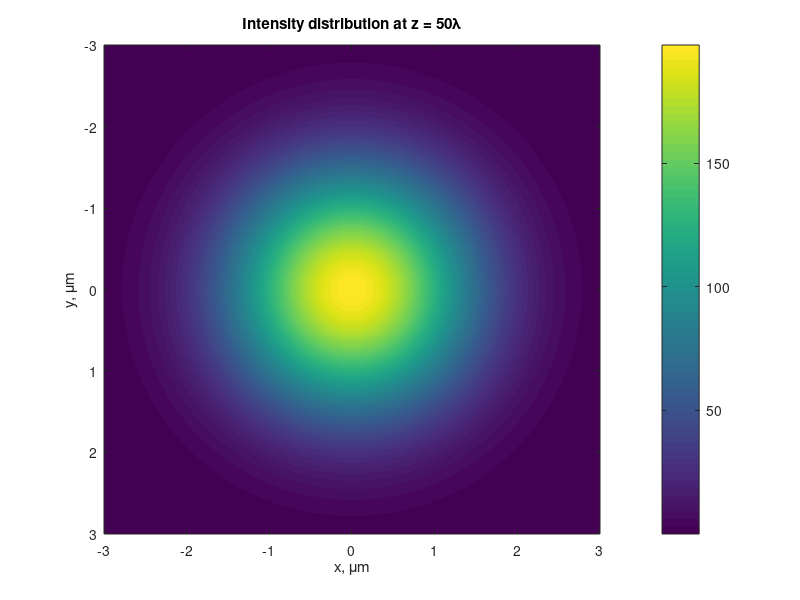
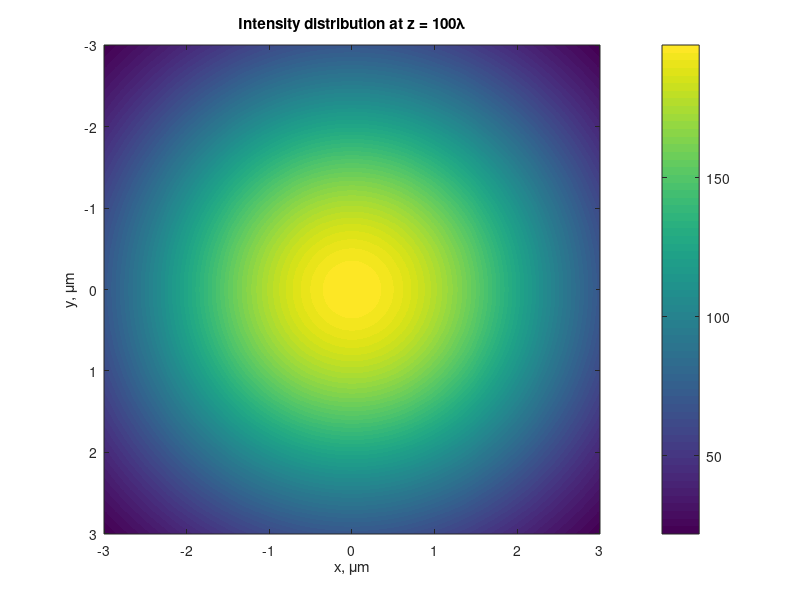

Write MATLAB code to recreate these figures, in order.
% Параметры апертуры и волны
lambda = 1; % Взяли за единицу измерения, так как диаметр дан в λ
diameter = 15 * lambda; % Диаметр апертуры
radius = diameter / 2;
k = 2 * pi / lambda; % Волновое число

% Дискретизация пространства
x = linspace(-3*lambda, 3*lambda, 1000);
y = x;
[X, Y] = meshgrid(x, y);
r = sqrt(X.^2 + Y.^2);

% Расчет поля на разных расстояниях
z = [50*lambda, 100*lambda]; % Расстояния от апертуры

% Инициализация массива для интенсивности
I = zeros(length(x), length(y), length(z));

% Вычисление интенсивности с использованием интеграла Рэлея-Зоммерфельда первого рода
for idx = 1:length(z)
    U = (radius^2) * (besselj(1, k * radius * r ./ z(idx)) ./ (k * radius * r ./ z(idx))).^2;
    U(r >= radius) = 0; % Обнуляем значения вне апертуры
    I(:,:,idx) = U.^2; % Интенсивность пропорциональна квадрату амплитуды
end

% Построение графиков интенсивности
for idx = 1:length(z)
    figure;
    imagesc(x, y, I(:,:,idx));
    colorbar;
    title(sprintf('Intensity distribution at z = %dλ', z(idx)));
    xlabel('x, \mum');
    ylabel('y, \mum');
end

